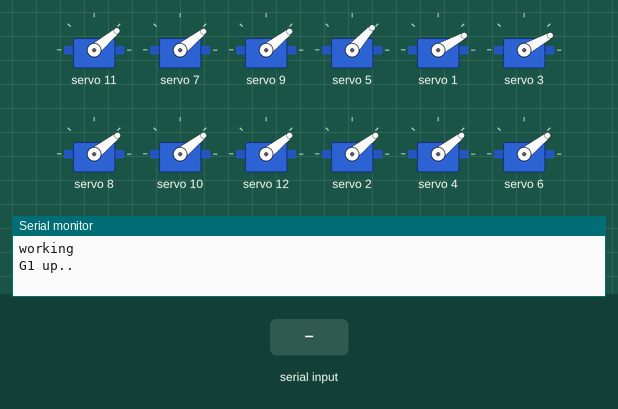
Recording of a sketch running on a simulated Arduino Uno, built with avr-gcc and run on an emulated ATmega328P. Shown: 12 × servo, the last lines printed to the serial monitor. Inputs (shaded band) come from the test bench.

Above: at 6.47 s.
6.5 s: "F" received over Serial
At 8.88 s:
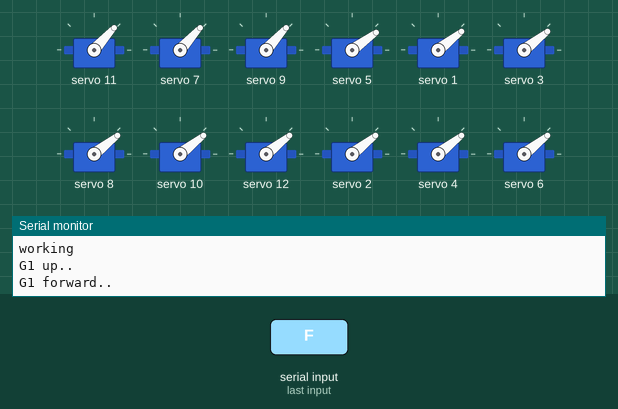
At 25.3 s:
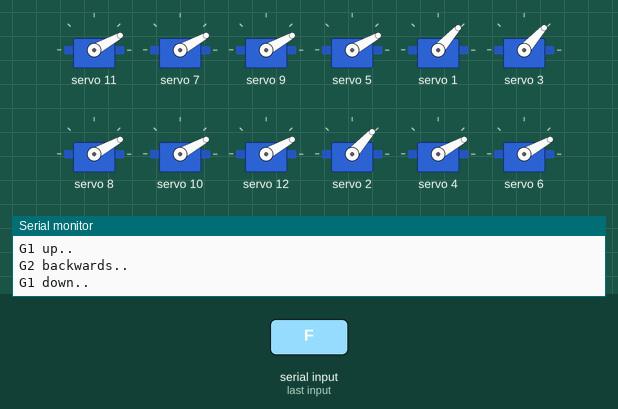
Timing chart, 0 to 30.6 s (numbered marks = the images above; inputs shaded):
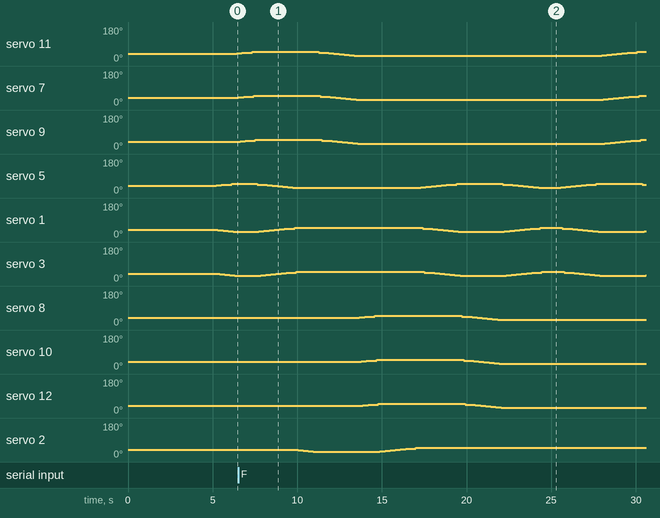

The sketch:

main.ino
```cpp
#include "Spyder.h"


// height servos
int min_right_servo_height = 70; // 0;
int max_right_servo_height = 110; // 110;
int mid_right_servo_height = 90;//( max_right_servo_height + min_right_servo_height ) / 2;

int min_left_servo_height = 70;  // 15;
int max_left_servo_height = 110; // 125;
int mid_left_servo_height = 90;//( max_left_servo_height + min_left_servo_height ) / 2;


int min_right_servo_forward = 70; // 0;
int max_right_servo_forward = 110; // 250;
int mid_right_servo_forward = 90;//( min_right_servo_forward + max_right_servo_forward ) / 2;

int min_left_servo_forward = 70; // 250;
int max_left_servo_forward = 110; // 0;
int mid_left_servo_forward = 90;//( min_left_servo_forward + max_left_servo_forward ) / 2;


RightLeg rleg1 = RightLeg(
  ForwardServo(
    7,
    mid_right_servo_forward,
    min_right_servo_forward,
    max_right_servo_forward),
  HeightServo(
    1,
    mid_left_servo_height,
    min_left_servo_height,
    max_left_servo_height)
    );

RightLeg rleg2 = RightLeg(
  ForwardServo(
    8,
    mid_right_servo_forward,
    min_right_servo_forward,
    max_right_servo_forward),
  HeightServo(
    2,
    mid_right_servo_height,
    min_right_servo_height,
    max_right_servo_height)
  );
RightLeg rleg3 = RightLeg(
  ForwardServo(
    9,
    mid_right_servo_forward,
    min_right_servo_forward,
    max_right_servo_forward),
    HeightServo(
    3,
    mid_right_servo_height,
    min_right_servo_height,
    max_right_servo_height)
  );
LeftLeg lleg1 =  LeftLeg(
  ForwardServo(
    10,
    mid_left_servo_forward,
    min_left_servo_forward,
    max_left_servo_forward ) ,
  HeightServo(
    4,
    mid_left_servo_height,
    min_left_servo_height,
    max_left_servo_height)
    );
LeftLeg lleg2  = LeftLeg(
  ForwardServo(
    11,
    mid_left_servo_forward,
    min_left_servo_forward,
    max_left_servo_forward),
  HeightServo(
    5,
    mid_left_servo_height,
    min_left_servo_height,
    max_left_servo_height)
    );

LeftLeg lleg3  = LeftLeg(
  ForwardServo(
    12,
    mid_left_servo_forward,
    min_left_servo_forward,
    max_left_servo_forward),
  HeightServo(
    6,
    mid_left_servo_height,
    min_left_servo_height,
    max_left_servo_height)
    );
LeftLeg left_legs[3] = {lleg1, lleg2, lleg3};
RightLeg right_legs[3] = {rleg1, rleg2, rleg3};
Spyder spydy = Spyder(left_legs, right_legs);
HeightServo sevo = lleg1.get_height_servo();

void setup() {
  // init the serial
  Serial.begin(9600);
  Serial.println("working");


 /* Initialise the library and set it to 'servo mode' */
  MotorDriver.Init(SERVO_MODE);
  /* Wake the device up */
  MotorDriver.Sleep(false);

  spydy.init();


}


// move forward
void forward(){
  Serial.println("Forward function executed.");
}

// move backwards
void backwards(){
  Serial.println("Backwards function executed.");
}

// move left
void left(){
  Serial.println("Left function executed.");
}

// move right
void right(){
  Serial.println("Right function executed.");
}

// climb
void climbing(){
  Serial.println("Climbing function executed.");
}

// slide
void sliding(){
  Serial.println("Sliding function executed.");
}

// grass walk
void grasswalk(){
  Serial.println("Grass Walk function executed.");
}

// inclined walk
void inclinedwalk(){
  Serial.println("Inclined Walk function executed.");
}

// normal walk
void normal(){
  Serial.println("Normal function executed.");
}

// set speed to speed 1
void speed1(){
  Serial.println("Speed 1 function executed.");
}

// set speed to speed 2
void speed2(){
  Serial.println("Speed 2 function executed.");
}

// set speed to speed 3
void speed3(){
  Serial.println("Speed 3 function executed.");
}

// move the arm up
void up(){
  Serial.println("Up function executed.");
}

// move the arm down
void down(){
  Serial.println("Down function executed.");
}

// lock the magnet in place
void lock(){
  Serial.println("Lock function executed.");
}

void receive_input(){
  if (Serial.available() > 0) {
    String data = Serial.readString();
    if (data == "F") {
      // Execute forward function
      forward();
    } else if (data == "B") {
      // Execute backwards function
      backwards();
    } else if (data == "L") {
      // Execute left function
      left();
    } else if (data == "R") {
      // Execute right function
      right();
    } else if (data == "C") {
      // Execute climbing function
      climbing();
    } else if (data == "S") {
      // Execute sliding function
      sliding();
    } else if (data == "GW") {
      // Execute grass walk function
      grasswalk();
    } else if (data == "IW") {
      // Execute inclined walk function
      inclinedwalk();
    } else if (data == "N") {
      // Execute normal function
      normal();
    } else if (data == "1") {
      // Execute speed 1 function
      speed1();
    } else if (data == "2") {
      // Execute speed 2 function
      speed2();
    } else if (data == "3") {
      // Execute speed 3 function
      speed3();
    } else if (data == "U") {
      // Execute up function
      up();
    } else if (data == "D") {
      // Execute down function
      down();
    } else if (data == "LK") {
      // Execute lock function
      lock();
    }
  }
}


void loop() {
  // first thing to do
  receive_input();
  // sevo.test();
  spydy.init_forward(5);
  spydy.move_forward(5);
}
```

Leg.h
```cpp
#include "LegServo.h"
class Leg {
  private:

  public:
    ForwardServo servox;
    HeightServo servoy;
    Leg(ForwardServo servo1, HeightServo servo2) {
      servox = servo1;
      servoy = servo2;
    }
    void move(int x_pos, int y_pos) {
      int current_x = servox.get_pos();
      int current_y = servoy.get_pos();

      int delta_x = x_pos - current_x;
      int delta_y = y_pos - current_y;

      int increment_x = delta_x > 0 ? 1 : -1;
      int increment_y = delta_y > 0 ? 1 : -1;

      while (current_x != x_pos || current_y != y_pos) {
        if (current_x != x_pos) {
          current_x += increment_x;
          servox.set_pos(current_x);
          servox.move();
        }
        if (current_y != y_pos) {
          current_y += increment_y;
          servoy.set_pos(current_y);
          servoy.move();
        }
      }
    }
    void forward(int val = 1){
      int forward_pos = servox.get_pos();
      while ( abs(forward_pos - servox.get_max()) > 1 ){
          servox.forward(val);
          delay(5);
      }
    }
    void up(int val = 1){
      int height_pos = servoy.get_pos();
      while( abs(height_pos - servoy.get_max()) > 1) {
        servoy.up(val);
        delay(5);
      }
    }
    void backwards(int val = 1){
      int backwards_pos = servox.get_pos();
      while ( abs(backwards_pos - servox.get_min()) > 1){
          servox.backwards(val);
          delay(5);
      }
    }

    void down(int val = 1){
      int height_pos = servoy.get_pos();
      while(abs(height_pos != servoy.get_min()) > 1) {
        servoy.down(val);
        delay(5);
      }
    }

    ForwardServo get_forward_servo(){
      return servox;
    }

    HeightServo get_height_servo(){
      return servoy;
    }

    void insta_move(int x_pos, int y_pos){
      servox.set_pos(x_pos).move();
      servoy.set_pos(y_pos).move();
    }
};

class LeftLeg : public Leg {
  public:
    LeftLeg():Leg(ForwardServo(), HeightServo()) {};
    LeftLeg(ForwardServo servo1, HeightServo servo2) : Leg(servo1, servo2) {}
    void move(int x_pos, int y_pos) {
      int current_x = servox.get_pos();
      int current_y = servoy.get_pos();

      int delta_x = x_pos - current_x;
      int delta_y = y_pos - current_y;

      int increment_x = delta_x > 0 ? 1 : -1;
      int increment_y = delta_y > 0 ? 1 : -1;

      while (current_x != x_pos || current_y != y_pos) {
        if (current_x != x_pos) {
          current_x += increment_x;
          servox.set_pos(current_x).move();
        }
        if (current_y != y_pos) {
          current_y += increment_y;
          servoy.set_pos(current_y).move();
        }
      }
    }


};

class RightLeg : public Leg {
  public:
    RightLeg():Leg(ForwardServo(), HeightServo()) {};
    RightLeg(ForwardServo servo1, HeightServo servo2) : Leg(servo1, servo2) {}
    void move(int x_pos, int y_pos) {
      int current_x = servox.get_pos();
      int current_y = servoy.get_pos();

      int delta_x = x_pos - current_x;
      int delta_y = y_pos - current_y;

      int increment_x = delta_x > 0 ? 1 : -1;
      int increment_y = delta_y > 0 ? 1 : -1;

      while (current_x != x_pos || current_y != y_pos) {
        if (current_x != x_pos) {
          current_x -= increment_x;
          servox.set_pos(current_x).move();
        }
        if (current_y != y_pos) {
          current_y -= increment_y;
          servoy.set_pos(current_y).move();
        }
      }
    }
};
```

LegServo.h
```cpp
#include <HCPCA9685.h>

#define I2CAdd 0x40

/* Create an instance of the library */
HCPCA9685 MotorDriver(I2CAdd);

class LegServo {
  protected:
    int pin;
    int pos;
    int min_pos = 0;
    int max_pos = 250;
    int middle_pos = (min_pos + max_pos) / 2;
    int init_pos = 0;

  public:
    LegServo() {}

    LegServo(int servo_pin) {
      pin = servo_pin;
      pos = min_pos;
      // initialize the servo object and set the initial position to 0
    }

    LegServo(int servo_pin, int servo_init_pos) {
      pin = servo_pin;
      pos = servo_init_pos;
      // initialize the servo object and set the initial position to 0
      reset_pos();
    }

    LegServo(int servo_pin, int servo_pos, int servo_min_pos, int servo_max_pos) {
      pin = servo_pin;
      pos = servo_pos;
      min_pos = servo_min_pos;
      max_pos = servo_max_pos;
      // initialize the servo object with the given position, minimum and maximum positions
    }
    void move() {
      // max position means the reach ( if it's about height, it means the max height, if it's about direction it means the max angle forward )
      if(min_pos < max_pos){
        if ( pos > max_pos ){
          pos = max_pos;
        }else if ( pos < min_pos ){
          pos = min_pos;
        }
      }else{
        if (pos > min_pos) {
          pos = min_pos;
        } else if (pos < max_pos) {
          pos = max_pos;

        }
      }
      // Serial.print("Moving pin : ");Serial.println(pin);
      MotorDriver.Servo(pin, pos);
      delay(100);
    }


    void reset_pos() {
      // pos = init_pos;
      // move();
    }

    int get_pos() { return pos; }

    int get_pin() { return pin; }

    int get_min() { return min_pos; }

    int get_max() { return max_pos; }

    LegServo set_pos(int position) { pos = position;  return this;}

    void set_position_middle(){
      set_pos(( get_min()+ get_max())/2 );
      move();
    }

    void set_position_max(){
      if (max_pos > min_pos ){
        set_pos( get_max() );
      }else{
        set_pos( get_min() );
      }
      move();
    }

    void set_position_min(){
      if (max_pos < min_pos ){
        set_pos( get_max() );
      }else{
        set_pos( get_min() );
      }
      move();
    }
};

class HeightServo : public LegServo {
  public:
    HeightServo() {}

    HeightServo(int servo_pin) : LegServo(servo_pin) {}

    HeightServo(int servo_pin, int servo_init_pos) : LegServo(servo_pin, servo_init_pos) {}

    HeightServo(int servo_pin, int servo_pos, int servo_min_pos, int servo_max_pos)
        : LegServo(servo_pin, servo_pos, servo_min_pos, servo_max_pos) {}


    void up(int delta){
      if(min_pos < max_pos){ // if the order is correct we just move normally
        pos+=delta;
      }else{
        pos-=delta;
      }
      move();
    }

    void down(int delta){
      if(min_pos < max_pos){ // if the order is correct we just move normally
        pos-=delta;
      }else{
        pos+=delta;
      }
      move();
    }
    void test(){
      Serial.println("testing...");
      while ( abs(pos - get_max()) > 1 ){
        up(5);
        Serial.println("up...");
        delay(10);
      }
      delay(1000);
      while ( abs(pos - get_min()) > 1 ){
        down(5);
        Serial.println("down...");
        delay(10);
      }
      delay(1000);
    }
};

class ForwardServo : public LegServo {
  public:
    ForwardServo() {}

    ForwardServo(int servo_pin) : LegServo(servo_pin) {}

    ForwardServo(int servo_pin, int servo_init_pos) : LegServo(servo_pin, servo_init_pos) {}

    ForwardServo(int servo_pin, int servo_pos, int servo_min_pos, int servo_max_pos)
        : LegServo(servo_pin, servo_pos, servo_min_pos, servo_max_pos) {}


    void forward(int delta){
      if(min_pos < max_pos){ // if the order is correct we just move normally
        pos+=delta;
      }else{
        pos-=delta;
      }
      move();
    }

    void backwards (int delta){
      if(min_pos < max_pos){ // if the order is correct we just move normally
        pos-=delta;
      }else{
        pos+=delta;
      }
      move();
    }

    void test(){
      Serial.println("testing...");
      while ( abs(pos - get_max()) > 1 ){
        forward(10);
        Serial.println("forward...");
        delay(1000);
      }
      delay(2000);
      while ( abs(pos - get_min()) > 1 ){
        backwards(10);
        Serial.println("backwards...");
        delay(1000);
      }
      delay(2000);
    }
};
```

Source omitted: Spyder.h (6569 bytes)

Measured:
- by itself, servo 8, servo 10, servo 12: rises from 38° to 48° in 0.91 s, then falls to 29° in 7.3 s
- by itself, servo 4, servo 6: rises from 38° to 48° in 0.91 s, then falls to 29° in 6.0 s
